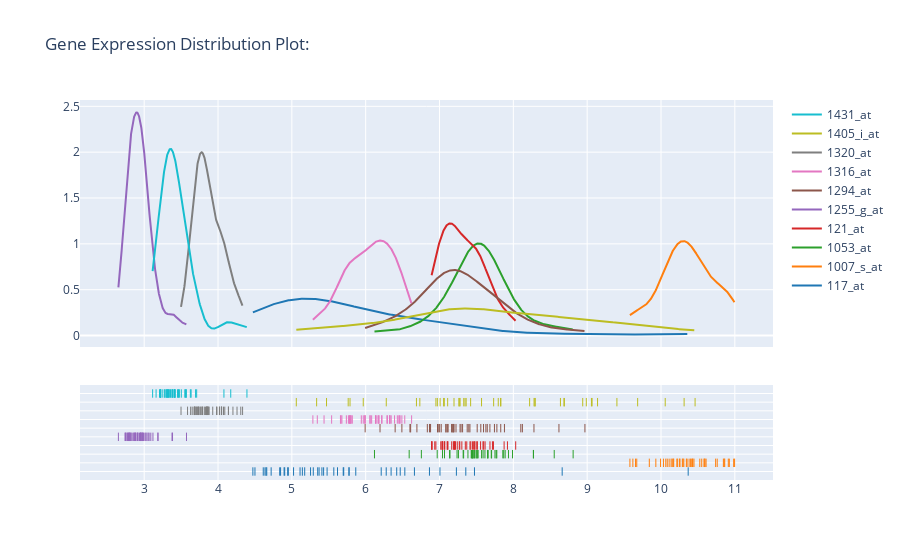

Write notebook code for a chart like this one.
### Markdown cell above
#### Distribution plots

### Code cell
eda.dist_plot(sample_df, title="Gene Expression Distribution Plot:")

### Figure 1 — Plotly figure (JSON) as saved in the notebook; plotly's stock layout.template omitted (floating-point values rounded to 4 significant figures; data arrays with more than 128 entries replaced by an {"elided": "..."} marker saying what was removed)
{"data": [{"legendgroup": "117_at", "marker": {"color": "rgb(31, 119, 180)"}, "mode": "lines", "name": "117_at", "showlegend": true, "type": "scatter", "x": {"elided": "500 float values"}, "xaxis": "x", "y": {"elided": "500 float values"}, "yaxis": "y"}, {"legendgroup": "1007_s_at", "marker": {"color": "rgb(255, 127, 14)"}, "mode": "lines", "name": "1007_s_at", "showlegend": true, "type": "scatter", "x": {"elided": "500 float values"}, "xaxis": "x", "y": {"elided": "500 float values"}, "yaxis": "y"}, {"legendgroup": "1053_at", "marker": {"color": "rgb(44, 160, 44)"}, "mode": "lines", "name": "1053_at", "showlegend": true, "type": "scatter", "x": {"elided": "500 float values"}, "xaxis": "x", "y": {"elided": "500 float values"}, "yaxis": "y"}, {"legendgroup": "121_at", "marker": {"color": "rgb(214, 39, 40)"}, "mode": "lines", "name": "121_at", "showlegend": true, "type": "scatter", "x": {"elided": "500 float values"}, "xaxis": "x", "y": {"elided": "500 float values"}, "yaxis": "y"}, {"legendgroup": "1255_g_at", "marker": {"color": "rgb(148, 103, 189)"}, "mode": "lines", "name": "1255_g_at", "showlegend": true, "type": "scatter", "x": {"elided": "500 float values"}, "xaxis": "x", "y": {"elided": "500 float values"}, "yaxis": "y"}, {"legendgroup": "1294_at", "marker": {"color": "rgb(140, 86, 75)"}, "mode": "lines", "name": "1294_at", "showlegend": true, "type": "scatter", "x": {"elided": "500 float values"}, "xaxis": "x", "y": {"elided": "500 float values"}, "yaxis": "y"}, {"legendgroup": "1316_at", "marker": {"color": "rgb(227, 119, 194)"}, "mode": "lines", "name": "1316_at", "showlegend": true, "type": "scatter", "x": {"elided": "500 float values"}, "xaxis": "x", "y": {"elided": "500 float values"}, "yaxis": "y"}, {"legendgroup": "1320_at", "marker": {"color": "rgb(127, 127, 127)"}, "mode": "lines", "name": "1320_at", "showlegend": true, "type": "scatter", "x": {"elided": "500 float values"}, "xaxis": "x", "y": {"elided": "500 float values"}, "yaxis": "y"}, {"legendgroup": "1405_i_at", "marker": {"color": "rgb(188, 189, 34)"}, "mode": "lines", "name": "1405_i_at", "showlegend": true, "type": "scatter", "x": {"elided": "500 float values"}, "xaxis": "x", "y": {"elided": "500 float values"}, "yaxis": "y"}, {"legendgroup": "1431_at", "marker": {"color": "rgb(23, 190, 207)"}, "mode": "lines", "name": "1431_at", "showlegend": true, "type": "scatter", "x": {"elided": "500 float values"}, "xaxis": "x", "y": {"elided": "500 float values"}, "yaxis": "y"}, {"legendgroup": "117_at", "marker": {"color": "rgb(31, 119, 180)", "symbol": "line-ns-open"}, "mode": "markers", "name": "117_at", "showlegend": false, "type": "scatter", "x": [7.474, 5.253, 5.775, 4.613, 6.278, 5.174, 4.895, 10.37, 5.35, 5.407, 5.703, 4.847, 4.651, 4.472, 6.344, 6.21, 5.774, 8.662, 4.952, 4.72, 7.006, 4.944, 5.866, 5.111, 5.618, 6.42, 4.903, 4.636, 5.143, 7.356, 5.568, 4.836, 4.66, 5.369, 5.43, 5.696, 4.5, 5.478, 5.29, 7.229, 5.023, 6.468, 6.53, 6.66, 6.864], "xaxis": "x", "y": ["117_at", "117_at", "117_at", "117_at", "117_at", "117_at", "117_at", "117_at", "117_at", "117_at", "117_at", "117_at", "117_at", "117_at", "117_at", "117_at", "117_at", "117_at", "117_at", "117_at", "117_at", "117_at", "117_at", "117_at", "117_at", "117_at", "117_at", "117_at", "117_at", "117_at", "117_at", "117_at", "117_at", "117_at", "117_at", "117_at", "117_at", "117_at", "117_at", "117_at", "117_at", "117_at", "117_at", "117_at", "117_at"], "yaxis": "y2"}, {"legendgroup": "1007_s_at", "marker": {"color": "rgb(255, 127, 14)", "symbol": "line-ns-open"}, "mode": "markers", "name": "1007_s_at", "showlegend": false, "type": "scatter", "x": [9.655, 10.15, 10.3, 10.6, 10.26, 10.74, 10.35, 10.76, 10.85, 10.59, 10.31, 9.93, 10.17, 10.61, 9.994, 10.29, 9.619, 10.43, 10.14, 10.53, 10.03, 10.38, 10.25, 10.08, 10.4, 10.23, 10.55, 10.06, 10.11, 10.98, 10.45, 10.34, 10.91, 10.86, 10.86, 9.842, 11.0, 10.93, 10.43, 9.579, 10.41, 10.21, 10.17, 10.58, 9.672], "xaxis": "x", "y": ["1007_s_at", "1007_s_at", "1007_s_at", "1007_s_at", "1007_s_at", "1007_s_at", "1007_s_at", "1007_s_at", "1007_s_at", "1007_s_at", "1007_s_at", "1007_s_at", "1007_s_at", "1007_s_at", "1007_s_at", "1007_s_at", "1007_s_at", "1007_s_at", "1007_s_at", "1007_s_at", "1007_s_at", "1007_s_at", "1007_s_at", "1007_s_at", "1007_s_at", "1007_s_at", "1007_s_at", "1007_s_at", "1007_s_at", "1007_s_at", "1007_s_at", "1007_s_at", "1007_s_at", "1007_s_at", "1007_s_at", "1007_s_at", "1007_s_at", "1007_s_at", "1007_s_at", "1007_s_at", "1007_s_at", "1007_s_at", "1007_s_at", "1007_s_at", "1007_s_at"], "yaxis": "y2"}, {"legendgroup": "1053_at", "marker": {"color": "rgb(44, 160, 44)", "symbol": "line-ns-open"}, "mode": "markers", "name": "1053_at", "showlegend": false, "type": "scatter", "x": [7.433, 8.271, 7.068, 7.446, 7.889, 6.589, 7.32, 7.238, 7.257, 7.776, 7.477, 7.454, 7.656, 6.754, 7.706, 7.651, 7.137, 7.513, 7.655, 7.858, 8.554, 7.989, 7.141, 6.119, 6.969, 7.505, 7.87, 7.701, 7.523, 8.81, 7.385, 7.472, 7.751, 7.43, 7.768, 7.496, 7.453, 7.57, 7.59, 8.273, 7.934, 7.45, 7.616, 7.327, 7.041], "xaxis": "x", "y": ["1053_at", "1053_at", "1053_at", "1053_at", "1053_at", "1053_at", "1053_at", "1053_at", "1053_at", "1053_at", "1053_at", "1053_at", "1053_at", "1053_at", "1053_at", "1053_at", "1053_at", "1053_at", "1053_at", "1053_at", "1053_at", "1053_at", "1053_at", "1053_at", "1053_at", "1053_at", "1053_at", "1053_at", "1053_at", "1053_at", "1053_at", "1053_at", "1053_at", "1053_at", "1053_at", "1053_at", "1053_at", "1053_at", "1053_at", "1053_at", "1053_at", "1053_at", "1053_at", "1053_at", "1053_at"], "yaxis": "y2"}, {"legendgroup": "121_at", "marker": {"color": "rgb(214, 39, 40)", "symbol": "line-ns-open"}, "mode": "markers", "name": "121_at", "showlegend": false, "type": "scatter", "x": [7.037, 7.369, 7.717, 7.071, 7.216, 7.206, 7.556, 7.684, 7.275, 6.898, 7.35, 7.424, 7.188, 7.513, 6.893, 7.11, 7.589, 7.046, 7.303, 7.598, 7.731, 7.448, 7.103, 7.268, 6.897, 7.114, 7.463, 7.413, 6.936, 7.036, 7.875, 7.92, 7.197, 7.617, 7.068, 7.017, 8.032, 7.038, 7.479, 7.24, 7.166, 7.206, 7.477, 6.951, 7.505], "xaxis": "x", "y": ["121_at", "121_at", "121_at", "121_at", "121_at", "121_at", "121_at", "121_at", "121_at", "121_at", "121_at", "121_at", "121_at", "121_at", "121_at", "121_at", "121_at", "121_at", "121_at", "121_at", "121_at", "121_at", "121_at", "121_at", "121_at", "121_at", "121_at", "121_at", "121_at", "121_at", "121_at", "121_at", "121_at", "121_at", "121_at", "121_at", "121_at", "121_at", "121_at", "121_at", "121_at", "121_at", "121_at", "121_at", "121_at"], "yaxis": "y2"}, {"legendgroup": "1255_g_at", "marker": {"color": "rgb(148, 103, 189)", "symbol": "line-ns-open"}, "mode": "markers", "name": "1255_g_at", "showlegend": false, "type": "scatter", "x": [3.022, 2.936, 3.573, 2.913, 2.911, 3.09, 3.054, 2.837, 2.746, 2.881, 2.859, 2.817, 2.796, 3.01, 3.119, 2.959, 2.866, 2.651, 2.916, 2.77, 2.954, 2.797, 3.384, 2.741, 2.886, 2.951, 3.067, 3.186, 3.377, 2.976, 2.992, 2.888, 2.797, 2.807, 3.037, 2.823, 2.788, 2.948, 2.865, 2.754, 2.985, 2.97, 2.972, 3.186, 2.773], "xaxis": "x", "y": ["1255_g_at", "1255_g_at", "1255_g_at", "1255_g_at", "1255_g_at", "1255_g_at", "1255_g_at", "1255_g_at", "1255_g_at", "1255_g_at", "1255_g_at", "1255_g_at", "1255_g_at", "1255_g_at", "1255_g_at", "1255_g_at", "1255_g_at", "1255_g_at", "1255_g_at", "1255_g_at", "1255_g_at", "1255_g_at", "1255_g_at", "1255_g_at", "1255_g_at", "1255_g_at", "1255_g_at", "1255_g_at", "1255_g_at", "1255_g_at", "1255_g_at", "1255_g_at", "1255_g_at", "1255_g_at", "1255_g_at", "1255_g_at", "1255_g_at", "1255_g_at", "1255_g_at", "1255_g_at", "1255_g_at", "1255_g_at", "1255_g_at", "1255_g_at", "1255_g_at"], "yaxis": "y2"}, {"legendgroup": "1294_at", "marker": {"color": "rgb(140, 86, 75)", "symbol": "line-ns-open"}, "mode": "markers", "name": "1294_at", "showlegend": false, "type": "scatter", "x": [8.279, 7.197, 6.694, 7.596, 7.88, 7.647, 7.085, 8.97, 7.313, 7.106, 6.879, 6.609, 7.224, 7.829, 7.164, 6.864, 7.559, 5.993, 8.123, 7.292, 7.184, 6.973, 7.278, 8.101, 7.777, 7.187, 6.983, 7.51, 7.412, 6.49, 6.835, 7.628, 8.618, 6.194, 6.399, 7.116, 7.744, 6.6, 7.023, 7.089, 7.375, 7.173, 7.683, 7.002, 7.397], "xaxis": "x", "y": ["1294_at", "1294_at", "1294_at", "1294_at", "1294_at", "1294_at", "1294_at", "1294_at", "1294_at", "1294_at", "1294_at", "1294_at", "1294_at", "1294_at", "1294_at", "1294_at", "1294_at", "1294_at", "1294_at", "1294_at", "1294_at", "1294_at", "1294_at", "1294_at", "1294_at", "1294_at", "1294_at", "1294_at", "1294_at", "1294_at", "1294_at", "1294_at", "1294_at", "1294_at", "1294_at", "1294_at", "1294_at", "1294_at", "1294_at", "1294_at", "1294_at", "1294_at", "1294_at", "1294_at", "1294_at"], "yaxis": "y2"}, {"legendgroup": "1316_at", "marker": {"color": "rgb(227, 119, 194)", "symbol": "line-ns-open"}, "mode": "markers", "name": "1316_at", "showlegend": false, "type": "scatter", "x": [5.345, 5.994, 6.133, 5.989, 5.666, 6.622, 6.288, 6.081, 5.941, 5.791, 6.137, 6.456, 6.057, 6.217, 6.391, 6.324, 6.325, 5.285, 5.967, 6.529, 6.294, 5.739, 5.678, 5.658, 6.429, 6.179, 5.781, 5.766, 5.804, 5.819, 6.14, 6.061, 6.33, 6.179, 5.778, 6.22, 5.793, 6.167, 6.491, 5.436, 5.539, 6.345, 6.45, 5.989, 6.466], "xaxis": "x", "y": ["1316_at", "1316_at", "1316_at", "1316_at", "1316_at", "1316_at", "1316_at", "1316_at", "1316_at", "1316_at", "1316_at", "1316_at", "1316_at", "1316_at", "1316_at", "1316_at", "1316_at", "1316_at", "1316_at", "1316_at", "1316_at", "1316_at", "1316_at", "1316_at", "1316_at", "1316_at", "1316_at", "1316_at", "1316_at", "1316_at", "1316_at", "1316_at", "1316_at", "1316_at", "1316_at", "1316_at", "1316_at", "1316_at", "1316_at", "1316_at", "1316_at", "1316_at", "1316_at", "1316_at", "1316_at"], "yaxis": "y2"}, {"legendgroup": "1320_at", "marker": {"color": "rgb(127, 127, 127)", "symbol": "line-ns-open"}, "mode": "markers", "name": "1320_at", "showlegend": false, "type": "scatter", "x": [4.308, 3.755, 3.859, 3.738, 4.021, 4.046, 3.707, 4.14, 3.765, 4.019, 3.864, 3.815, 4.333, 4.049, 4.202, 3.683, 3.845, 4.047, 3.846, 4.092, 3.986, 3.587, 4.142, 3.98, 3.675, 3.689, 3.784, 3.83, 3.791, 4.258, 3.735, 3.729, 3.701, 3.65, 3.499, 3.845, 3.629, 3.869, 3.929, 3.88, 4.074, 3.72, 3.681, 3.783, 3.859], "xaxis": "x", "y": ["1320_at", "1320_at", "1320_at", "1320_at", "1320_at", "1320_at", "1320_at", "1320_at", "1320_at", "1320_at", "1320_at", "1320_at", "1320_at", "1320_at", "1320_at", "1320_at", "1320_at", "1320_at", "1320_at", "1320_at", "1320_at", "1320_at", "1320_at", "1320_at", "1320_at", "1320_at", "1320_at", "1320_at", "1320_at", "1320_at", "1320_at", "1320_at", "1320_at", "1320_at", "1320_at", "1320_at", "1320_at", "1320_at", "1320_at", "1320_at", "1320_at", "1320_at", "1320_at", "1320_at", "1320_at"], "yaxis": "y2"}, {"legendgroup": "1405_i_at", "marker": {"color": "rgb(188, 189, 34)", "symbol": "line-ns-open"}, "mode": "markers", "name": "1405_i_at", "showlegend": false, "type": "scatter", "x": [10.06, 8.94, 6.733, 9.684, 10.31, 7.065, 7.279, 10.46, 6.279, 7.346, 8.281, 5.06, 7.11, 7.264, 8.295, 7.008, 9.403, 5.336, 7.828, 6.971, 9.058, 7.266, 7.361, 9.141, 8.638, 9.067, 6.688, 5.47, 7.796, 8.686, 7.569, 7.83, 5.967, 5.763, 7.329, 7.196, 6.951, 5.788, 7.422, 7.733, 7.056, 8.988, 8.691, 8.221, 8.293], "xaxis": "x", "y": ["1405_i_at", "1405_i_at", "1405_i_at", "1405_i_at", "1405_i_at", "1405_i_at", "1405_i_at", "1405_i_at", "1405_i_at", "1405_i_at", "1405_i_at", "1405_i_at", "1405_i_at", "1405_i_at", "1405_i_at", "1405_i_at", "1405_i_at", "1405_i_at", "1405_i_at", "1405_i_at", "1405_i_at", "1405_i_at", "1405_i_at", "1405_i_at", "1405_i_at", "1405_i_at", "1405_i_at", "1405_i_at", "1405_i_at", "1405_i_at", "1405_i_at", "1405_i_at", "1405_i_at", "1405_i_at", "1405_i_at", "1405_i_at", "1405_i_at", "1405_i_at", "1405_i_at", "1405_i_at", "1405_i_at", "1405_i_at", "1405_i_at", "1405_i_at", "1405_i_at"], "yaxis": "y2"}, {"legendgroup": "1431_at", "marker": {"color": "rgb(23, 190, 207)", "symbol": "line-ns-open"}, "mode": "markers", "name": "1431_at", "showlegend": false, "type": "scatter", "x": [4.08, 3.711, 3.327, 3.625, 4.392, 3.221, 3.696, 3.418, 3.636, 3.467, 3.223, 3.28, 3.461, 3.409, 3.114, 3.31, 3.216, 3.382, 3.377, 3.57, 3.309, 3.33, 3.338, 3.221, 3.415, 3.306, 3.349, 3.408, 3.568, 3.417, 3.56, 3.161, 3.295, 3.356, 3.391, 3.316, 3.244, 3.55, 3.208, 3.379, 4.172, 3.477, 3.452, 3.272, 3.503], "xaxis": "x", "y": ["1431_at", "1431_at", "1431_at", "1431_at", "1431_at", "1431_at", "1431_at", "1431_at", "1431_at", "1431_at", "1431_at", "1431_at", "1431_at", "1431_at", "1431_at", "1431_at", "1431_at", "1431_at", "1431_at", "1431_at", "1431_at", "1431_at", "1431_at", "1431_at", "1431_at", "1431_at", "1431_at", "1431_at", "1431_at", "1431_at", "1431_at", "1431_at", "1431_at", "1431_at", "1431_at", "1431_at", "1431_at", "1431_at", "1431_at", "1431_at", "1431_at", "1431_at", "1431_at", "1431_at", "1431_at"], "yaxis": "y2"}], "layout": {"barmode": "overlay", "hovermode": "closest", "legend": {"traceorder": "reversed"}, "title": {"text": "Gene Expression Distribution Plot:"}, "xaxis": {"anchor": "y2", "domain": [0, 1], "zeroline": false}, "yaxis": {"anchor": "free", "domain": [0.35, 1], "position": 0}, "yaxis2": {"anchor": "x", "domain": [0, 0.25], "dtick": 1, "showticklabels": false}}}
